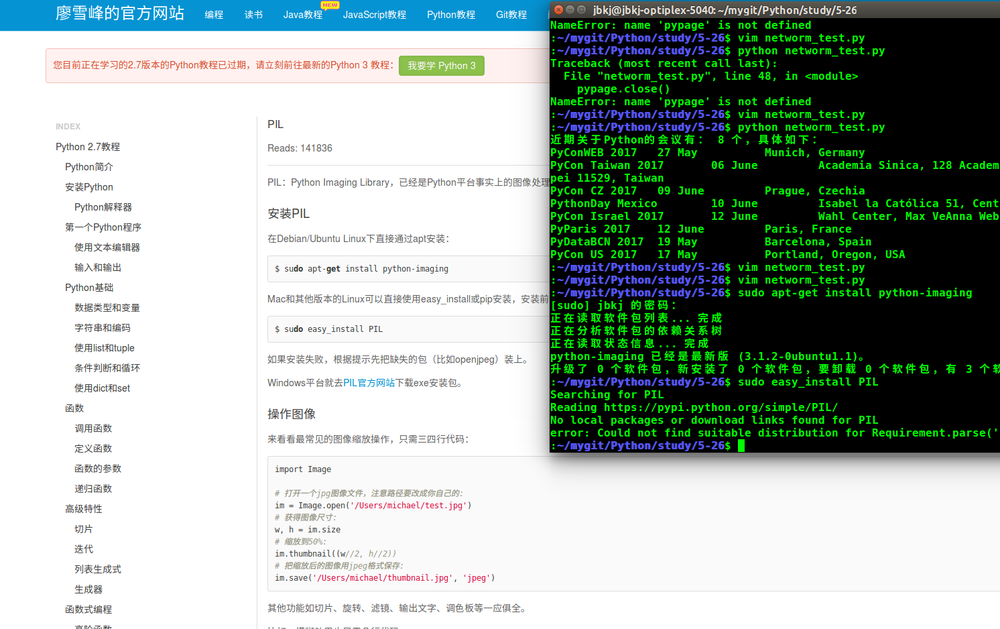
#> input picture study/5-26/example.png, 1000 x 629 px, shrunk from 1492 x 938 before the run
$ python 2image_test.py
#> lines starting #> are read from the running program, lines starting #| are printed output that depends on the picture
#!/usr/bin/env python
#-*-coding:utf-8-*-
import Image,ImageFilter

im = Image.open('example.png')
#> im is the input picture: PIL image 1000x629 RGB; mean R, G, B 162.3, 174.1, 168
im2 = im.filter(ImageFilter.BLUR)
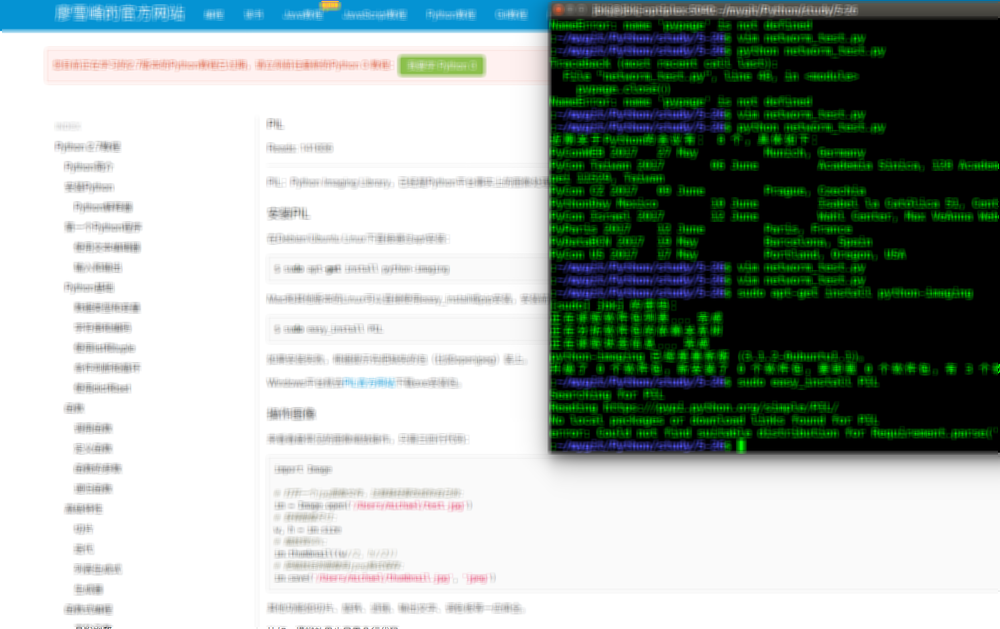
#> im2: PIL image 1000x629 RGB; mean R, G, B 162.3, 174.1, 168

im2.save('2example_filter_blur.png','png')
